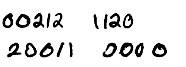
//> input picture test.jpg, 186 x 67 px
$ ./main   (built with g++ and OpenCV 4)
//> lines starting //> are read from the running program, lines starting //| are printed output that depends on the picture; after the words box and inside, x2 and y2 are one past the last pixel; in counts of white or black regions, pixels touching at a corner belong together
#include <iostream>
#include <opencv2/core/core.hpp>
#include <opencv2/highgui/highgui.hpp>
#include <opencv2/imgproc/imgproc.hpp>
#include <opencv2/ml/ml.hpp>

using namespace cv;
using namespace std;

#define FEATURES_VECTOR_SIZE 16

vector<vector<Rect>> m_words;
vector<tuple<int, int>> m_lines;
vector<vector<vector<Rect>>> m_letters;

enum Model
{
	MLP = 1
	, Bayes_Classifier = 2
	, R_Trees = 3
	, SVM = 4
};

vector<vector<vector<int>>> mlp(string fileName, vector<vector<vector<Mat>>> features)
{
	CvANN_MLP classifier;
	classifier.load(fileName.c_str());

	vector<vector<vector<int>>> results;
	for (int i = 0; i < features.size(); i++)
	{
		vector<vector<int>> lineResults;
		for (int j = 0; j < features[i].size(); j++)
		{
			vector<int> wordResults;
			for (int k = 0; k < features[i][j].size(); k++)
			{
				Mat result;
				classifier.predict(features[i][j][k], result);
				float max = 0;
				int maxIndex = 0;
				for (int l = 0; l < result.cols; l++)
					if (result.at<float>(0, l) > max)
					{
						max = result.at<float>(0, l);
						maxIndex = l;
					}
				wordResults.push_back(maxIndex);
			}
			lineResults.push_back(wordResults);
		}
		results.push_back(lineResults);
	}
	return results;
}

// [67 lines left out: functions bayes, r_trees, svm, not called in this run]

vector<int> find_white_Pixels(Mat thresholdImage, bool isHorizontal)
{
	vector<int> whitePixels;

	if (isHorizontal)
		for (int j = 0; j < thresholdImage.rows; j++)
		{
			int count = 0;
			for (int i = 0; i < thresholdImage.cols; i++)
				if (thresholdImage.at<uchar>(j, i) > 20) count++;
			whitePixels.push_back(count);
		}
	else
		for (int i = 0; i < thresholdImage.cols; i++)
		{
			int count = 0;
			for (int j = 0; j < thresholdImage.rows; j++)
				if (thresholdImage.at<uchar>(j, i) > 20) count++;
			whitePixels.push_back(count);
		}
	return whitePixels;
}
// Find lines of the text in the image
vector<Mat> find_lines(vector<int> whitePixels, Mat image)
{
	int startIndex = 0, index = 0;
	bool found = true;
	vector<Mat> lines;

	int lastWhiteRow = image.rows;

	for (int i = image.rows - 1; i >= 0; i--)
		if (whitePixels[i] != 0)
		{
			lastWhiteRow = i;
			break;
		}

	while (found && index < lastWhiteRow)
	{
		found = false;

		for (int i = index; i < image.rows; i++)
			if (whitePixels[i] != 0)
			{
				startIndex = i;
				found = true;
				break;
			}

		for (int i = startIndex; i < image.rows; i++)
			if (whitePixels[i] == 0)
			{
				index = i;
				break;
			}

		if (index < startIndex)
			index = image.rows - 1;

		lines.push_back(image.rowRange(startIndex, index));
		m_lines.push_back(tuple<int, int>(startIndex, index));
	}
	return lines;
}

vector<Mat> find_words(vector<int> whitePixels, Mat image, int spaceWeight, tuple<int, int> lineRange)
{
	int startIndex = 0, index = 0, whiteSpaceCounter = 0;
	bool found = true, foundWord = true;
	vector<Mat> lines;
	vector<Rect> wordRects;
	int i = 0;

	// Find the begginning of the first word
	for (; i < image.cols; i++)
		if (whitePixels[i] != 0)
		{
			startIndex = i;
			break;
		}

	while (found)
	{
		found = false;

		for (; i < image.cols; i++)
			if (whitePixels[i] == 0)
			{
				if (foundWord)
					foundWord = false;
				found = true;
				break;
			}

		whiteSpaceCounter = 0;
		index = i;
		for (; i < image.cols; i++)
		{
			if (whitePixels[i] != 0)
			{
				if (foundWord)
					startIndex = i;
				break;
			}

			whiteSpaceCounter++;

			if (whiteSpaceCounter > spaceWeight && !foundWord)
			{
				Mat x = image.colRange(startIndex, index);
				lines.push_back(x);
				wordRects.push_back(Rect(startIndex, get<0>(lineRange), index - startIndex, get<1>(lineRange) -get<0>(lineRange)));
				foundWord = true;
			}
		}
	}

	int lastWhiteCol = image.rows;

	for (int i = image.cols - 1; i >= 0; i--)
		if (whitePixels[i] != 0)
		{
			lastWhiteCol = i;
			break;
		}

	if (startIndex < lastWhiteCol)
	{
		Mat x = image.colRange(startIndex, lastWhiteCol);
		lines.push_back(x);
		wordRects.push_back(Rect(startIndex, get<0>(lineRange), lastWhiteCol - startIndex, get<1>(lineRange) -get<0>(lineRange)));
	}

	m_words.push_back(wordRects);
	return lines;
}

vector<Mat> separate_words(vector<int> whiteSpaces, Mat line, tuple<int, int> lineRange)
{
	vector<Mat> words;
	int singleSpace = 0;
	int spaceCount = 0;
	int spaceSum = 0;

	for (int i = 0; i < whiteSpaces.size(); i++)
	{
		if (whiteSpaces[i] == 0)
			singleSpace++;
		else if (singleSpace > 0)
		{
			spaceCount++;
			spaceSum += singleSpace;
			singleSpace = 0;
		}
	}

	int spaceWeight = spaceSum / spaceCount;

	return find_words(whiteSpaces, line, spaceWeight, lineRange);
}
// Calculate the number of white pixels in the matrix
Mat calculateFeatureVector(Mat sample)
{
	Mat features = Mat(1, FEATURES_VECTOR_SIZE, CV_32FC1);

	for (int j = 0; j < 4; j++)
		for (int i = 0; i < 4; i++)
		{
			int whitePixels = 0;
			for (int k = 0; k < 8; k++)
			{
				for (int l = 0; l < 8; l++)
					if (sample.at<uchar>(j * 8 + k, i * 8 + l) > 20)
						whitePixels++;
			}
			features.at<float>(0, j * 4 + i) = whitePixels;
		}
	return features;
}

bool compareByX(const Rect &a, const Rect &b)
{
	return a.x < b.x;
}

vector<vector<vector<Mat>>> find_features(vector<vector<Mat>> words)
{
	vector<vector<vector<Mat>>> features;
	for (int i = 0; i < words.size(); i++)
	{
		vector<vector<Mat>> lineFeatures;
		vector<vector<Rect>> lineRects;
		for (int j = 0; j < words[i].size(); j++)
		{
			vector<Mat> wordFeatures;
			vector<Rect> wordRects;
			Mat sample = words[i][j];
			// Find the contours
			vector<vector<Point>> contours;
			findContours(sample, contours, CV_RETR_EXTERNAL, CV_CHAIN_APPROX_SIMPLE);

			// Find the bounding box
			vector<vector<Point>> contours_poly(contours.size());
			vector<Rect> boundingBox(contours.size());

			for (int k = 0; k < contours.size(); k++)
			{
				approxPolyDP(Mat(contours[k]), contours_poly[k], 3, true);
				boundingBox[k] = boundingRect(Mat(contours_poly[k]));
			}

			sort(boundingBox.begin(), boundingBox.end(), compareByX);

			for (int k = 0; k < contours.size(); k++)
			{
				Mat copy;
				sample.copyTo(copy);
				// Resize the contours
				resize(copy.colRange(boundingBox[k].x, boundingBox[k].x + boundingBox[k].width).rowRange(boundingBox[k].y
					, boundingBox[k].y + boundingBox[k].height), copy, boundingBox[k].size());
				int size = max(boundingBox[k].size().width, boundingBox[k].size().height);
				copyMakeBorder(copy, copy, 0, size - boundingBox[k].height, 0, size - boundingBox[k].width, BORDER_ISOLATED);
				resize(copy, copy, Size(32, 32));
				wordFeatures.push_back(calculateFeatureVector(copy));
				wordRects.push_back(Rect(m_words[i][j].x + boundingBox[k].x, m_words[i][j].y + boundingBox[k].y, boundingBox[k].width, boundingBox[k].height));
			}

			lineFeatures.push_back(wordFeatures);
			lineRects.push_back(wordRects);
		}
		features.push_back(lineFeatures);
		m_letters.push_back(lineRects);
	}

	return features;
}

// [13 lines left out: function interpret_results, not called in this run]

int main(int argc, char* argv[])
{
	string imgName;
	cout << "Choose the image to read\n";
	cin >> imgName;
//> the answer given: ../test.jpg

	Mat image = imread(imgName, CV_LOAD_IMAGE_GRAYSCALE);
//> image is the input picture: 67 rows x 186 cols, CV_8UC1; min 0, max 255, mean 226.1
	Mat thresholdImage;
	threshold(image, thresholdImage, 200, 255, THRESH_BINARY_INV);
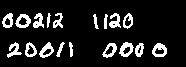
//> thresholdImage: 67 rows x 186 cols, CV_8UC1; 12.6% white; 18 white regions, largest, box (x1, y1, x2, y2) and area: (152, 43, 167, 57) 127, (119, 42, 134, 57) 125, (15, 14, 31, 28) 123
	vector<Mat> lines = find_lines(find_white_Pixels(thresholdImage, true), thresholdImage);
//> the loop in find_white_Pixels, `for (int j = 0; j < thresholdImage.rows; j++)` made 67 passes
//> count on passes 1 to 12: 0, 0, 0, 0, 0, 0, 0, 0, 0, 0, 0, 0
//> after the loop in find_white_Pixels, `for (int j = 0; j < thresholdImage.rows; j++)`: whitePixels = 67 values, max 78 at index 54, min 0 at index 0, mean 23.39
//> the loop in find_lines, `while (found && index < lastWhiteRow)` made 2 passes
//> (startIndex, found, index) on passes 1 to 2: (13, true, 29), (42, true, 58)
//> after the loop in find_lines, `while (found && index < lastWhiteRow)`: found = true; startIndex = 42; index = 58
	vector<vector<Mat>> words;

	for (int i = 0; i < lines.size(); i++)
		words.push_back(separate_words(find_white_Pixels(lines[i], false), lines[i], m_lines[i]));
//> this loop made 2 passes

	vector<vector<vector<Mat>>> features = find_features(words);
//> the loop in find_features, `for (int i = 0; i < words.size(); i++)` made 2 passes
//> features = 2 items

	int model;
	cout << "Choose statistic model:\n" << "1. MLP\n" << "2. Bayes Classifier\n" << "3. R Trees\n" << "4. SVM\n";
	cin >> model;
//> the answer given: 1

	string fileName;
	vector<vector<vector<int>>> results;
	switch (model)
	{
	case MLP:
		fileName = "..\\MLPClassifier.yaml";
		results = mlp(fileName, features);
//> (the run ends here: the program needs code that is not available in this run, at `CvANN_MLP classifier;`)
